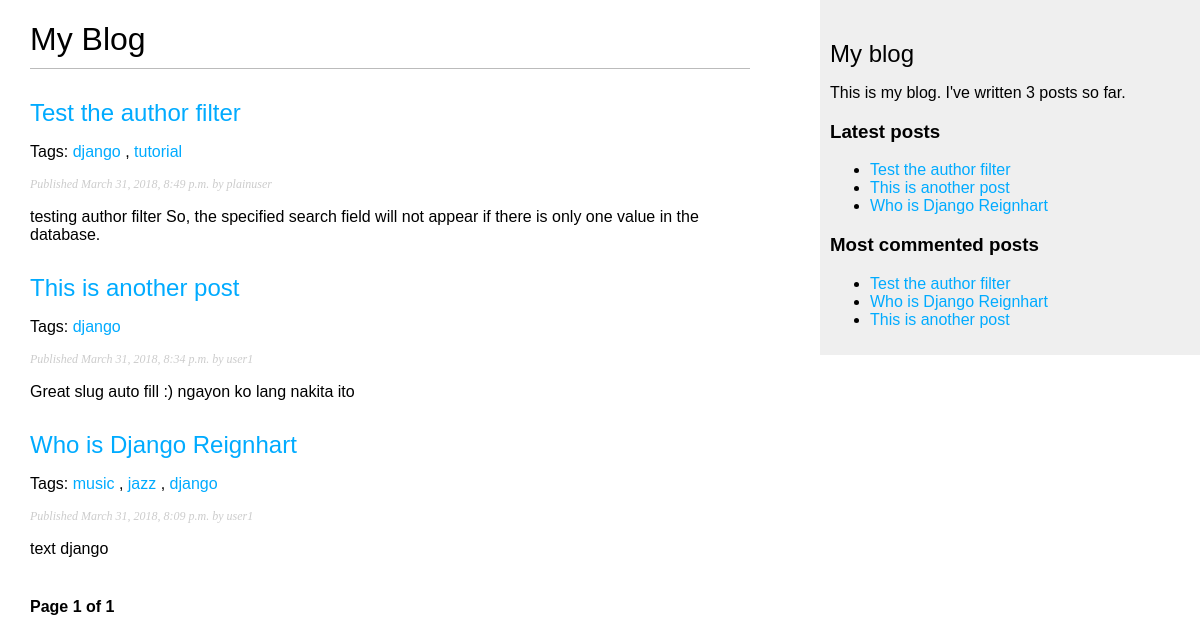
Page /blog/ on the earlier database version.
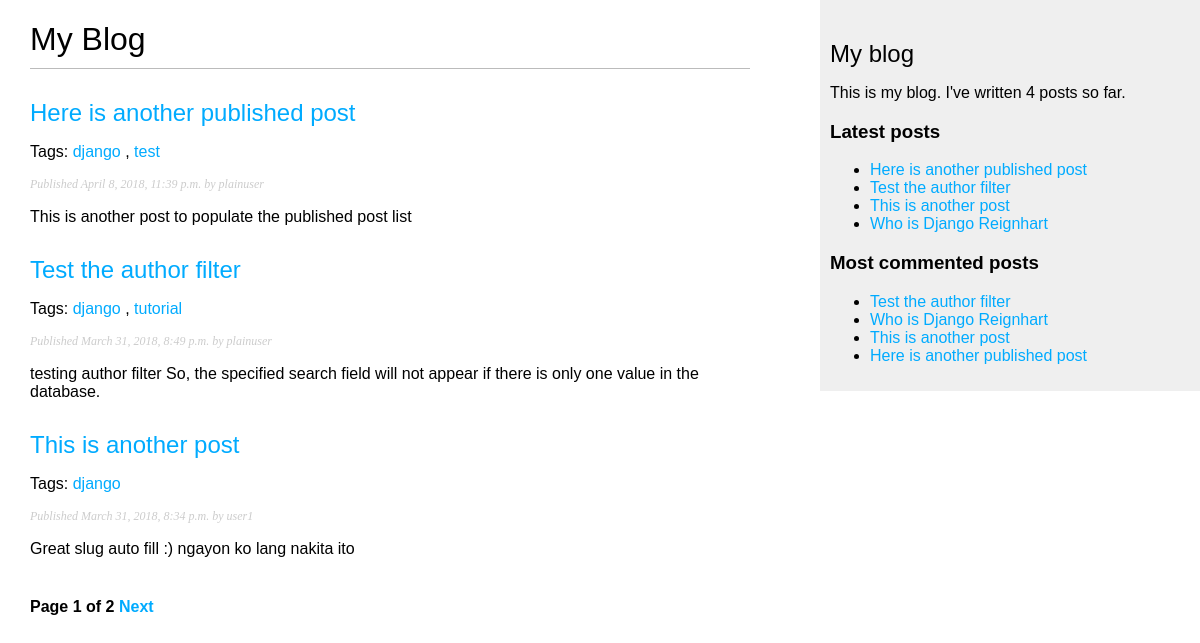
Same page on the later database version.
### blog/models.py (models this page shows, shortened)
class Post(models.Model):
    STATUS_CHOICES = (
        ('draft', 'Draft'),
        ('published', 'Published'),
    )
    title = models.CharField(max_length=250)
    slug = models.SlugField(max_length=250, unique_for_date='publish')
    author = models.ForeignKey(User, related_name='blog_posts', on_delete=models.CASCADE)
    body = models.TextField()
    publish = models.DateTimeField(default=timezone.now)
    created = models.DateTimeField(auto_now_add=True)
    status = models.CharField(max_length=10, choices=STATUS_CHOICES, default='draft')
    tags = TaggableManager(blank=True)
    objects = models.Manager() # the default manager
    published = PublishedManager() # our custom manager
    class Meta:
        ordering = ('-publish',)
    def get_absolute_url(self):
        return reverse('blog:post_detail',
                       args=[self.publish.year,
                             self.publish.strftime('%m'),
                             self.publish.strftime('%d'),
                             self.slug])

### blog/views.py (the view)
# urls.py: url(r'^tag/(?P<tag_slug>[-\w]+)/$', views.post_list,
def post_list(request, tag_slug=None):
    object_list = Post.published.all()
    tag = None
    if tag_slug:
        tag = get_object_or_404(Tag, slug=tag_slug)
        object_list = object_list.filter(tags__in=[tag])
    paginator = Paginator(object_list, 3) # 3 posts in each page
    page = request.GET.get('page')
    try:
        posts = paginator.page(page)
    except PageNotAnInteger:
        posts = paginator.page(1)
    except EmptyPage:
        posts = paginator.page(paginator.num_pages)
    return render(request,
                  'blog/post/list.html',
                  {'page': page,
                   'posts': posts,
                   'tag': tag,
                  })

### blog/models.py (called while the page is built)
    def get_queryset(self):
        return super(PublishedManager,
          self).get_queryset()\
               .filter(status='published')

### blog/templatetags/blog_tags.py (called while the page is built)
@register.simple_tag
def total_posts():
    return Post.published.count()

@register.inclusion_tag('blog/post/latest_posts.html')
def show_latest_posts(count=5):
    latest_posts = Post.published.order_by('-publish')[:count]
    return {'latest_posts': latest_posts}

@register.simple_tag
def get_most_commented_posts(count=5):
    return Post.published.annotate(
               total_comments=Count('comments')
            ).order_by('-total_comments')[:count]

@register.filter(name='markdown')
def markdown_format(text):
    return mark_safe(markdown.markdown(text))

### blog/templates/blog/post/list.html (shortened to what this page needs)
{% extends "blog/base.html" %}
{% load blog_tags %}
{% block content %}
  <h1>My Blog</h1>
  {% for post in posts %}
    <h2>
      <a href="{{ post.get_absolute_url }}">
        {{ post.title }}
      </a>
    </h2>
    <p class="tags">
      Tags:
      {% for tag in post.tags.all %}
        <a href="{% url "blog:post_list_by_tag" tag.slug %}">
          {{tag.name}}
        </a>
        {% if not forloop.last %}, {% endif %}
      {% endfor %}
    </p>
    <p class="date">
      Published {{ post.publish }} by {{ post.author }}
    </p>
    {{post.body|markdown|truncatewords_html:30}}
  {% endfor %}
  {% include "pagination.html" with page=posts %}
{% endblock %}

### blog/templates/blog/base.html (shortened to what this page needs)
{% load blog_tags %}
{% load staticfiles %}
<!DOCTYPE html>
<html>
<head>
  <link href="{%static "css/blog.css" %}" rel="stylesheet">
</head>
<body>
   <div id="content">
     {% block content %}
     {% endblock %}
   </div>
   <div id="sidebar">
     <h2>My blog</h2>
     {% total_posts as post_count %}
       <p>This is my blog. I've written {{ post_count }} post{{ post_count|pluralize }} so far.</p>
     <h3>Latest posts</h3>
     {% show_latest_posts %}
     <h3>Most commented posts</h3>
     {% get_most_commented_posts as most_commented_posts %}
     <ul>
     {% for post in most_commented_posts %}
       <li>
         <a href="{{post.get_absolute_url}}">{{post.title}}</a>
       </li>
     {% endfor %}
     </ul>
   </div>
</body>

### blog/templates/pagination.html (shortened to what this page needs)
<div class="pagination">
  <span class=step-links">
    <span class="current">
      Page {{page.number}} of {{page.paginator.num_pages}}
    </span>
      {% if page.has_next %}
        <a href="?page={{page.next_page_number}}">Next</a>
      {% endif %}
  </span>
</div>

### blog/templates/blog/post/latest_posts.html
<ul>
{% for post in latest_posts %}
  <li>
    <a href="{{post.get_absolute_url}}">{{post.title}}</a>
  </li>
 {% endfor %}
</ul>

### blog/static/css/blog.css (style rules this page uses)
body { margin:0; padding:0; font-family:helvetica, sans-serif; }
a { color:#00abff; text-decoration:none; }
h1 { font-weight:normal; border-bottom:1px solid #bbb; padding:0 0 10px 0; }
h2 { font-weight:normal; margin:30px 0 0; }
#content { float:left; width:60%; padding:0 0 0 30px; }
#sidebar { float:right; width:30%; padding:10px; background:#efefef; height:100%; }
p.date { color:#ccc; font-family: georgia, serif; font-size: 12px; font-style: italic; }
.pagination { margin:40px 0; font-weight:bold; }

Differences in the rows shown:
no longer on one of the page's lists (row unchanged): Post: title "Who is Django Reignhart", publish "March 31, 2018, 8:09 p.m.", author "user1", body "text django"
added Post: title "Here is another published post", publish "April 8, 2018, 11:39 p.m.", author "plainuser", body "This is another post to populate the published post list", Tag (name "django")
added Tag: name "test", shown under "Here is another published post"
computed for Post "Who is Django Reignhart": loses Tag (name "music"); loses Tag (name "jazz"); loses Tag (name "django")
Other differences:
{{ page.paginator.num_pages }}: "1" → "2"
{{ post_count }}: "3" → "4"
text now shown: "Next"
